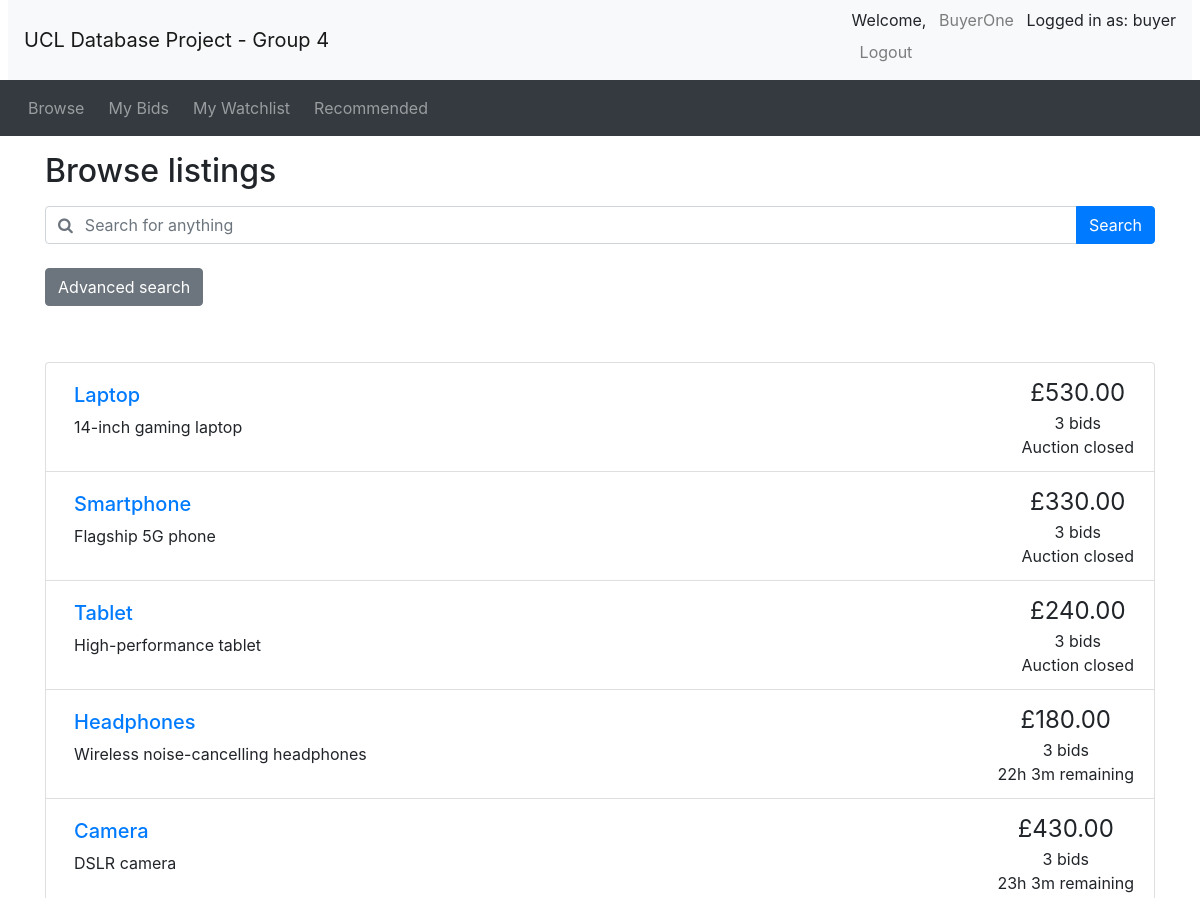
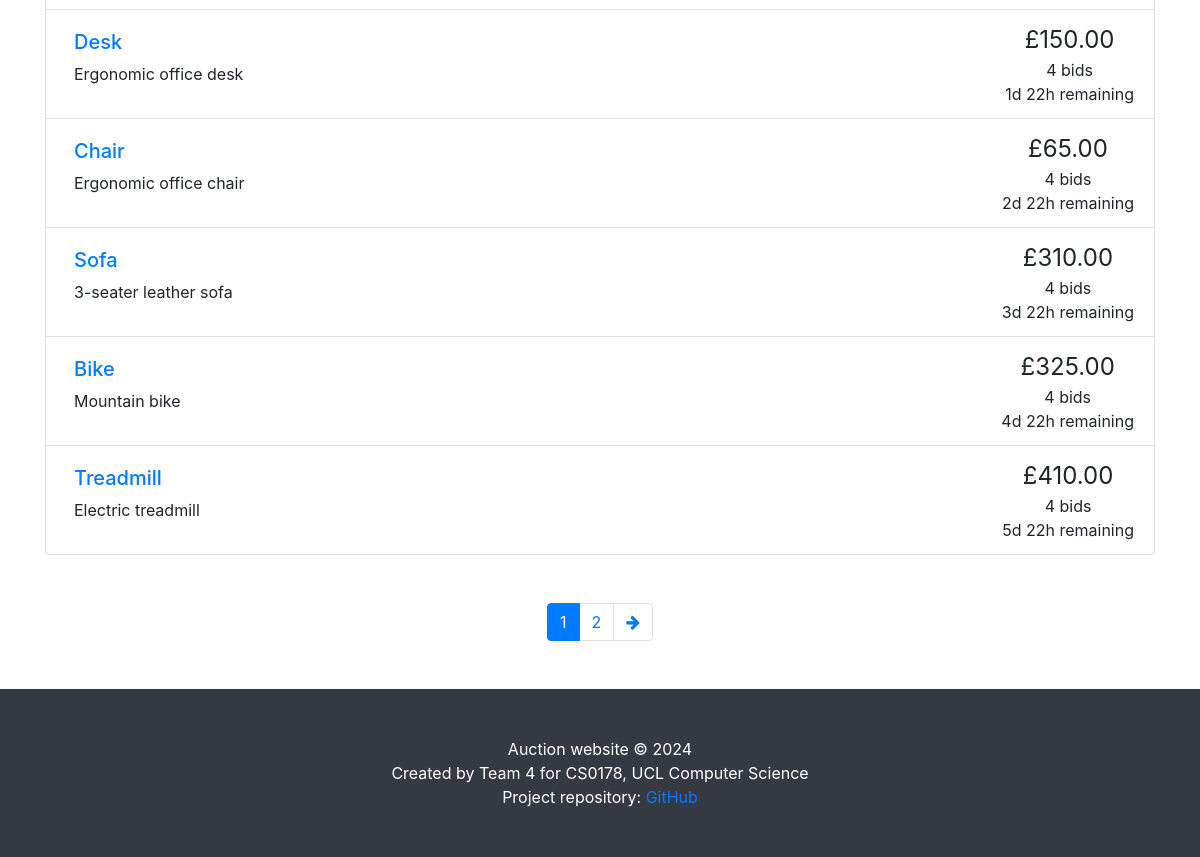
Screenshot of /browse.php (signed in) with the database file from the repository (2 pictures, top to bottom).
### tables this page shows
CREATE TABLE `auctions` (
    `item_id` INT PRIMARY KEY AUTO_INCREMENT,
    `title` VARCHAR(50) UNIQUE NOT NULL,
    `details` TEXT,
    `category` VARCHAR(30) NOT NULL,
    `startPrice` DECIMAL(10, 2) NOT NULL,
    `reservePrice` DECIMAL(10, 2) CHECK (
        `reservePrice` IS NULL
        OR `reservePrice` >= `startPrice`
    ),
    `startDate` DATETIME NOT NULL,
    `endDate` DATETIME NOT NULL,
    `seller_id` INT NOT NULL,
    `status` ENUM('active', 'closed', 'cancelled') NOT NULL DEFAULT 'active',
    FOREIGN KEY (`seller_id`) REFERENCES `seller` (`user_id`) ON DELETE CASCADE
);

CREATE TABLE `bids` (
    `bid_id` INT PRIMARY KEY AUTO_INCREMENT,
    `buyer_id` INT NOT NULL,
    `item_id` INT NOT NULL,
    `bidPrice` DECIMAL(10, 2) NOT NULL,
    `bidTime` DATETIME NOT NULL,
    FOREIGN KEY (`buyer_id`) REFERENCES `buyer` (`user_id`) ON DELETE CASCADE,
    FOREIGN KEY (`item_id`) REFERENCES `auctions` (`item_id`) ON DELETE CASCADE
);

### utilities.php (the view, shortened to what this page needs)
<?php
function display_time_remaining($interval)
{
    if ($interval->days == 0 && $interval->h == 0) {
        $time_remaining = $interval->format('%im %Ss');
    } else if ($interval->days == 0) {
        $time_remaining = $interval->format('%hh %im');
    } else {
        $time_remaining = $interval->format('%ad %hh');
    }
    return $time_remaining;
}
function print_listing_li($item_id, $title, $desc, $price, $num_bids, $end_time, $status)
{
    if (strlen($desc) > 250) {
        $desc_shortened = substr($desc, 0, 250) . '...';
    } else {
        $desc_shortened = $desc;
    }
    if ($num_bids == 1) {
        $bid = ' bid';
    } else {
        $bid = ' bids';
    }
    if ($status == 'cancelled') {
        $time_remaining = 'Auction cancelled';
    } elseif ($status == 'closed') {
        $time_remaining = 'Auction closed';
    } else {
        $end_time = new DateTime($end_time);
        $now = new DateTime();
        if ($now > $end_time) {
            $time_remaining = 'Auction closed';
        } else {
            $time_to_end = date_diff($now, $end_time);
            $time_remaining = display_time_remaining($time_to_end) . ' remaining';
        }
    }
    echo ('
    <li class="list-group-item d-flex justify-content-between">
    <div class="p-2 mr-5"><h5><a href="listing.php?item_id=' . $item_id . '">' . $title . '</a></h5>' . $desc_shortened . '</div>
    <div class="text-center text-nowrap"><span style="font-size: 1.5em">£' . number_format($price, 2) . '</span><br/>' . $num_bids . $bid . '<br/>' . $time_remaining . '</div>
  </li>'
    );
}
?>

### browse.php (shortened to what this page needs)
<?php include_once("header.php") ?>
<?php require("utilities.php") ?>
<div class="container">
	<h2 class="my-3">Browse listings</h2>
	<?php include_once "search_bar.php" ?>
</div>
<?php
if (!isset($_GET['page'])) {
	$curr_page = 1;
} else {
	$curr_page = $_GET['page'];
}
$curr_page = (int)$curr_page;
$sql = "SELECT * FROM auctions";
$result_q = mysqli_query($con, $sql);
$num_results = mysqli_num_rows($result_q);
$results_per_page = 10;
$max_page = ceil($num_results / $results_per_page);
?>
<div class="container mt-5">
	<ul class="list-group">
		<?php
		if ($result_q->num_rows <= 0) {
			echo "No accessible auctions.";
		} else {
			if ($curr_page != "") {
				$sql .= " LIMIT " . (($curr_page - 1) * $results_per_page) . ", $results_per_page";
			}
			$result_q = mysqli_query($con, $sql);
			while ($fetch = mysqli_fetch_array($result_q)) {
				$item_id = $fetch['item_id'];
				$title = $fetch['title'];
				$description = $fetch['details'];
				$bid_sql = "SELECT bidPrice FROM bids WHERE item_id = $item_id ORDER BY bidPrice DESC";
				$bid_result = mysqli_query($con, $bid_sql);
				$num_bids = mysqli_num_rows($bid_result);
				if ($num_bids > 0) {
					$current_price = mysqli_fetch_array($bid_result)[0];
				} else {
					$current_price = $fetch['startPrice'];
				}
				$status = $fetch['status'];
				$end_date = $fetch['endDate'];
				print_listing_li($item_id, $title, $description, $current_price, $num_bids, $end_date, $status);
			}
		}
		?>
	</ul>
	<nav aria-label="Search results pages" class="mt-5">
		<ul class="pagination justify-content-center">
			<?php
			if ($result_q->num_rows > 0) {
				$querystring = "";
				$high_page_boost = max(3 - $curr_page, 0);
				$low_page_boost = max(2 - ($max_page - $curr_page), 0);
				$low_page = max(1, $curr_page - 2 - $low_page_boost);
				$high_page = min($max_page, $curr_page + 2 + $high_page_boost);
				for ($i = $low_page; $i <= $high_page; $i++) {
					if ($i == $curr_page) {
						echo ('
    <li class="page-item active">');
					} else {
						echo ('
    <li class="page-item">');
					}
					echo ('
      <a class="page-link" href="browse.php?' . $querystring . 'page=' . $i . '">' . $i . '</a>
    </li>');
				}
				if ($curr_page != $max_page) {
					echo ('
    <li class="page-item">
      <a class="page-link" href="browse.php?' . $querystring . 'page=' . ($curr_page + 1) . '" aria-label="Next">
        <span aria-hidden="true"><i class="fa fa-arrow-right"></i></span>
        <span class="sr-only">Next</span>
      </a>
    </li>');
				}
			}
			?>
		</ul>
	</nav>
</div>
<?php include_once("footer.php") ?>

### rows the page displays
auctions: title "Laptop", details "14-inch gaming laptop", bids.bidPrice "530.00", num_bids "3", endDate "Auction closed"
auctions: title "Smartphone", details "Flagship 5G phone", bids.bidPrice "330.00", num_bids "3", endDate "Auction closed"
auctions: title "Tablet", details "High-performance tablet", bids.bidPrice "240.00", num_bids "3", endDate "Auction closed"
auctions: title "Headphones", details "Wireless noise-cancelling headphones", bids.bidPrice "180.00", num_bids "3", endDate "22h 3m remaining"
auctions: title "Camera", details "DSLR camera", bids.bidPrice "430.00", num_bids "3", endDate "23h 3m remaining"
auctions: title "Desk", details "Ergonomic office desk", bids.bidPrice "150.00", num_bids "4", endDate "1d 22h remaining"
auctions: title "Chair", details "Ergonomic office chair", bids.bidPrice "65.00", num_bids "4", endDate "2d 22h remaining"
auctions: title "Sofa", details "3-seater leather sofa", bids.bidPrice "310.00", num_bids "4", endDate "3d 22h remaining"
auctions: title "Bike", details "Mountain bike", bids.bidPrice "325.00", num_bids "4", endDate "4d 22h remaining"
auctions: title "Treadmill", details "Electric treadmill", bids.bidPrice "410.00", num_bids "4", endDate "5d 22h remaining"

### other values shown
$_SESSION['username'] "BuyerOne"
$_SESSION['account_type'] "buyer"
